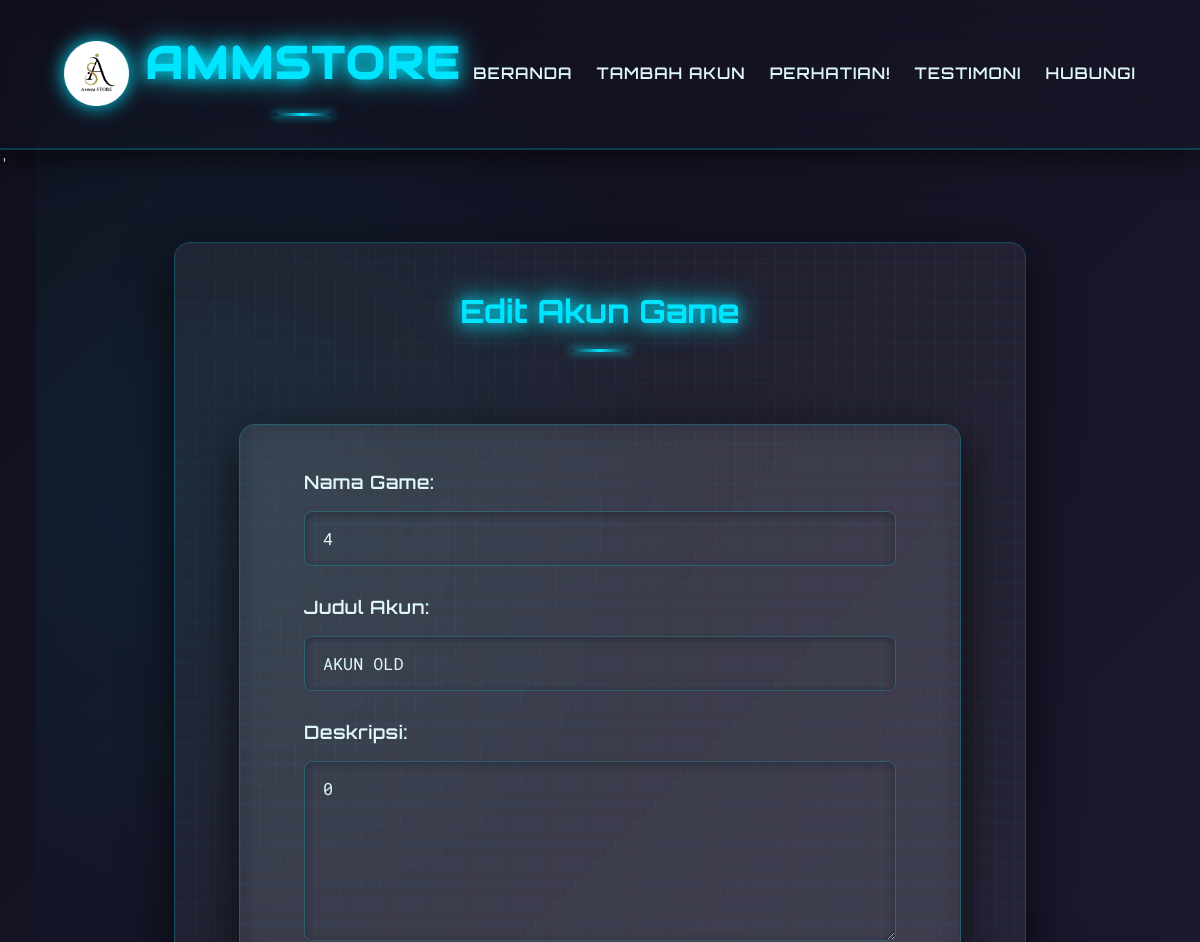
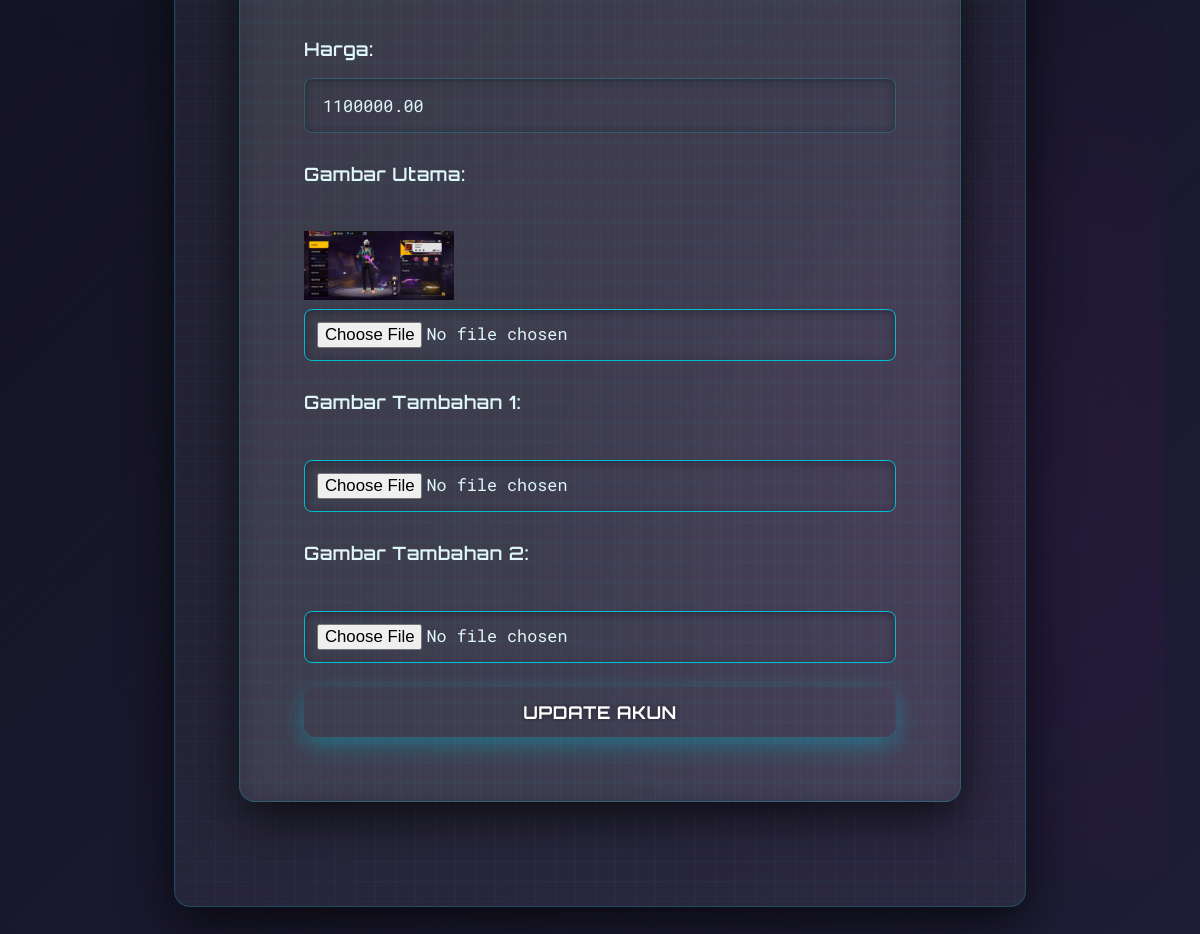
/edit.php?id=28, run on the app's committed database (2 pictures, top to bottom).
### tables this page shows
CREATE TABLE `accounts` (
  `id` int(11) NOT NULL,
  `account_title` varchar(150) DEFAULT NULL,
  `description` text DEFAULT NULL,
  `price` decimal(10,2) DEFAULT NULL,
  `image` varchar(255) DEFAULT NULL,
  `created_at` timestamp NOT NULL DEFAULT current_timestamp(),
  `image2` varchar(255) DEFAULT NULL,
  `image3` varchar(255) DEFAULT NULL,
  `game_id` int(11) DEFAULT NULL
);

### edit.php (the view, shortened to what this page needs)
<?php
include 'koneksi.php';
$id = intval($_GET['id']);
$stmt = $conn->prepare("SELECT * FROM accounts WHERE id = ?");
$stmt->bind_param("i", $id);
$stmt->execute();
$result = $stmt->get_result();
$data = $result->fetch_assoc();
?>
<!DOCTYPE html>
<html>
<head>
    <link rel="stylesheet" href="assets/style.css">
</head>
<body>
    <header><nav class="navbar">
    <div class="logo-container">
    <img src="img/logo.png" alt="Logo" class="logo-img">
    <h1 class="judul-logo">AmmStore</h1>
    </div>
    <ul class="nav-links">
    <li><a href="index.php">Beranda</a></li>
    <li><a href="add_account.php">Tambah Akun</a></li>
    <li><a href="perhatian.php">Perhatian!</a></li>
    <li><a href="testimoni.php">Testimoni</a></li>
    <li><a href="kontak.php">Hubungi</a></li>
    </ul>
</nav>'
</header>
<div class="container">
    <h1>Edit Akun Game</h1>
    <form action="" method="POST" enctype="multipart/form-data">
        <label>Nama Game:</label>
        <input type="text" name="game_id" value="<?= htmlspecialchars($data['game_id']) ?>" required>
        <label>Judul Akun:</label>
        <input type="text" name="account_title" value="<?= htmlspecialchars($data['account_title']) ?>" required>
        <label>Deskripsi:</label>
        <textarea name="description" rows="5"><?= htmlspecialchars($data['description']) ?></textarea>
        <label>Harga:</label>
        <input type="number" name="price" step="1" value="<?= htmlspecialchars($data['price']) ?>" />
        <label>Gambar Utama:</label><br>
        <?php if ($data['image']) : ?>
            <img src="uploads/<?= htmlspecialchars($data['image']) ?>" width="150"><br>
        <?php endif; ?>
        <input type="file" name="image">
        <label>Gambar Tambahan 1:</label><br>
        <input type="file" name="image2">
        <label>Gambar Tambahan 2:</label><br>
        <input type="file" name="image3">
        <input type="submit" value="Update Akun">
    </form>
</div>
</body>
</html>

### data on the page
accounts: game_id "4", account_title "AKUN OLD", description "0", price "1100000.00", image (picture)
